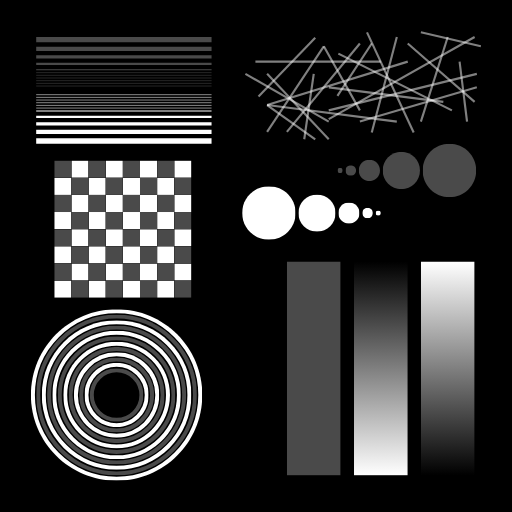
#> input picture source_images/Synthetic512.png, 512 x 512 px; the run also reads 1 picture not shown here
$ jupyter execute color_bar.ipynb
#> lines starting #> are read from the running program, lines starting #| are printed output that depends on the picture; long printed decimals are rounded
### optics.py
import numpy as np
import pandas as pd
import matplotlib.pyplot as plt
import skimage as ski

# [7 lines left out: function grating, not called in this run]

def normalize(arr):
    arr = arr - np.min(arr)
    arr = arr / np.max(arr)
    return arr

# [191 lines left out: functions gaussian_psf, square_lowpass, circle_lowpass, otf_incoherent, display_fourier, frc, not called in this run]

### color_bar.ipynb
[cell 1]
import numpy as np
import optics as op
import matplotlib.pyplot as plt
import skimage as ski
import os

[cell 2]
original = ski.color.rgb2gray(ski.io.imread('source_images/Synthetic512.png'))
#> original: shape (512, 512) float64; min 0, max 1, mean 0.185

img = ski.io.imread("output_images/poisson_noise/10percent_noise/tv_synthetic_grated_256_sim.tif")
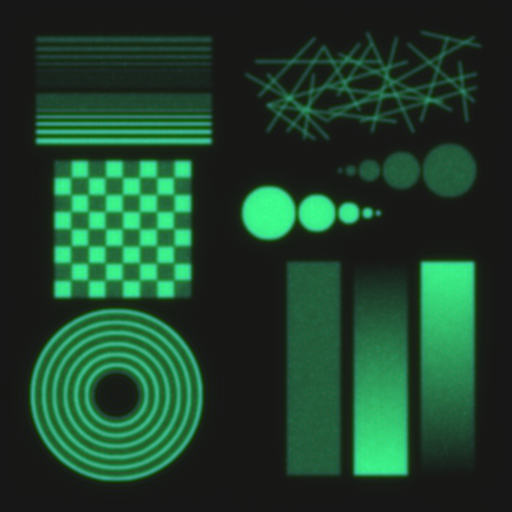
#> input picture output_images/poisson_noise/10percent_noise/tv_synthetic_grated_256_sim.tif, 512 x 512 px
#> img is the input picture: shape (512, 512, 3) float32; mean R, G, B 0.0224, 0.134, 0.0669
img1 = ski.io.imread("output_images/poisson_noise/10percent_noise/tv_synthetic_grated_256_sim_display.tif")
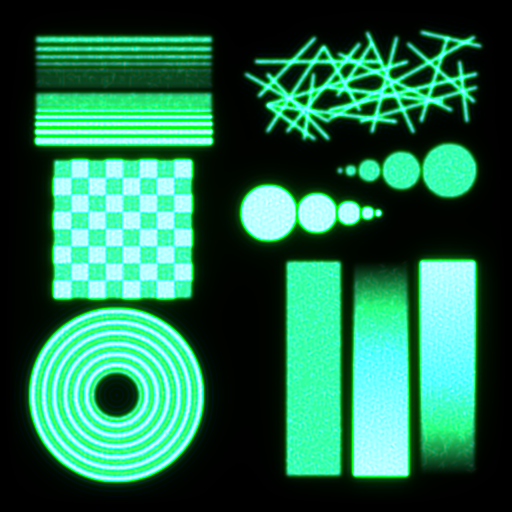
#> input picture output_images/poisson_noise/10percent_noise/tv_synthetic_grated_256_sim_display.tif, 512 x 512 px
#> img1 is the input picture: shape (512, 512, 3) uint16; mean R, G, B 9482.4, 28697.1, 20225.8
image = ski.util.img_as_uint(img) # uint16
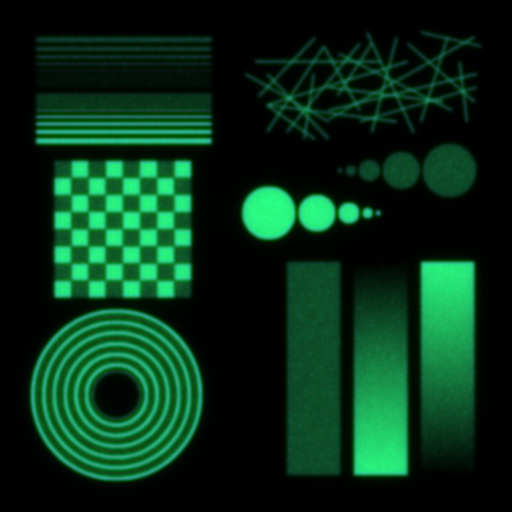
#> image: shape (512, 512, 3) uint16; mean R, G, B 1482.6, 8781.1, 4496.9; drawn with min black and max white
# image = img1

fig, ax = plt.subplots(1, 3, figsize=(15, 3.5))

ax[0].imshow(img[:, :, 0], cmap='gray')
ax[0].set_title('TV filter & 10% poisson noise (float)')
ax[0].axis('off')
plt.colorbar(ax[0].imshow(img[:, :, 0], cmap='gray'))

ax[1].imshow((image[:, :, 0]), cmap='gray')
ax[1].set_title('TV filter & 10% poisson noise (uint16)')
ax[1].axis('off')
plt.colorbar(ax[1].imshow((image[:, :, 0]), cmap='gray'))

ax[2].imshow(original, cmap='gray')
ax[2].set_title('Original Image')
ax[2].axis('off')
plt.colorbar(ax[2].imshow(original, cmap='gray'))

plt.show()

print(np.min(image[:, :, 0]), np.max(image[:, :, 0]), np.mean(image[:, :, 0]))
#| 0 10247 1482.632

imgnorm = op.normalize(image[:, :, 0])
#> in normalize, `arr = arr - np.min(arr)`:
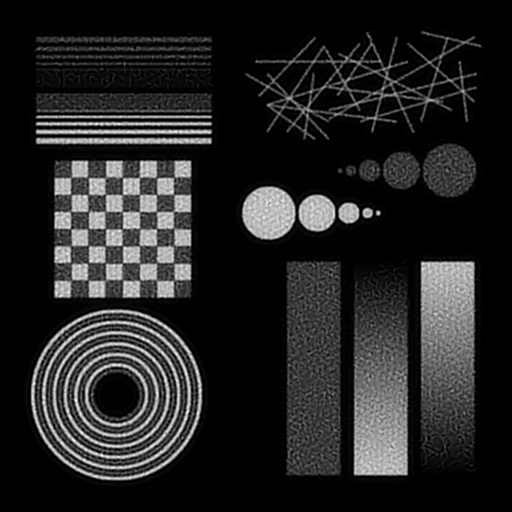
#> arr: shape (512, 512) uint16; min 0, max 10247, mean 1482.6; drawn with min black and max white
print(np.min(imgnorm), np.max(imgnorm), np.mean(imgnorm))
#| 0.0 1.0 0.1447
print(np.min(original), np.max(original), np.mean(original))
#| 0.0 1.0 0.1853

[cell 3]
fig, ax = plt.subplots(1, 3, figsize=(15, 3.5))
ax[0].hist(img[:, :, 0].flatten(), bins=64)
ax[0].set_title('TV filter & 10% poisson noise (float)')
ax[0].set_ylim(0, 180000)

ax[1].hist(imgnorm.flatten(), bins=64)
ax[1].set_title('TV filter & 10% poisson noise (uint16)')
ax[1].set_ylim(0, 180000)

ax[2].hist(original.flatten(), bins=64)
ax[2].set_title('Original Image')
ax[2].set_ylim(0, 180000)

plt.show()
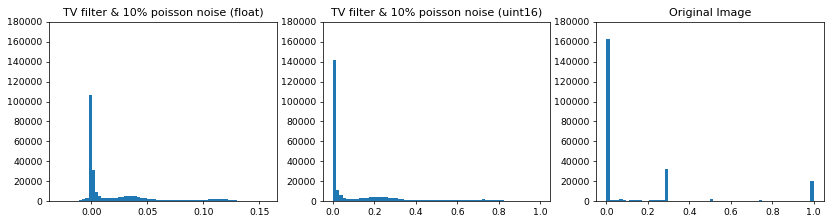
#> figure drawn by matplotlib, 3 panels; panel 1: tallest bar 106986 high, from x = -0.00248 to 0.00041; panel 2: tallest bar 141512 high, from x = 0 to 0.0156; panel 3: tallest bar 163073 high, from x = 0 to 0.0156

[cell 4]
fig4data = ski.io.imread("source_images/Figure4Data.tif")
fig4data_sim = ski.io.imread("source_images/Figure4Data_sim.tif")[:, :, 0]
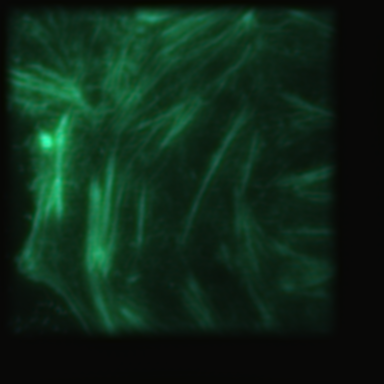
#> input picture source_images/Figure4Data_sim.tif, 384 x 384 px
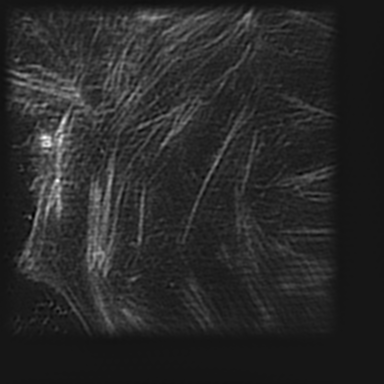
#> fig4data_sim: shape (384, 384) float32; min -994.6, max 10102.5, mean 803.4; drawn with min black and max white

# fig4data0 = np.mean(fig4data, axis=0)
fig4data0 = fig4data[0]
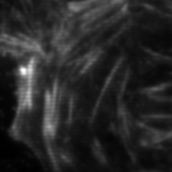
#> fig4data0: shape (172, 172) uint16; min 1186, max 65535, mean 11201; drawn with min black and max white
print(np.min(fig4data0), np.max(fig4data0), np.mean(fig4data0))
#| 1186 65535 11201.021
print(np.min(fig4data_sim), np.max(fig4data_sim), np.mean(fig4data_sim))
#| -994.573 10102.494 803.4398

plt.imshow(fig4data0, cmap='gray')
plt.title('Figure 4 Data')
plt.axis('off')
plt.colorbar(plt.imshow(fig4data0, cmap='gray'))
plt.show()

# fig4data_sim = op.normalize(fig4data_sim)
plt.imshow(fig4data_sim, cmap='gray')
plt.title('Figure 4 Data SIM')
plt.axis('off')
plt.colorbar(plt.imshow(fig4data_sim, cmap='gray'))
plt.show()
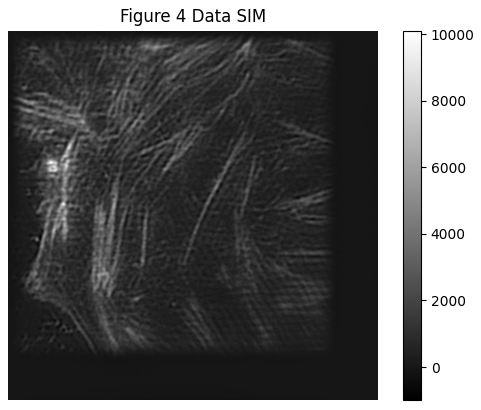
#> figure drawn by matplotlib, 2 panels

[cell 5]
fig, ax = plt.subplots(1, 2, figsize=(15, 5))
ax[0].hist(fig4data0.flatten(), bins=64)
ax[0].set_title('Raw data')
# ax[0].set_ylim(0, 180000)

ax[1].hist(fig4data_sim.flatten(), bins=64)
ax[1].set_title('SIM')
# ax[1].set_ylim(0, 180000)

plt.show()
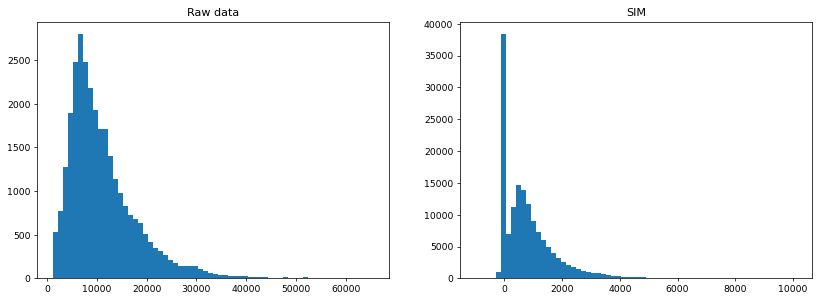
#> figure drawn by matplotlib, 2 panels; panel 1: tallest bar 2802 high, from x = 6213.3 to 7218.7; panel 2: tallest bar 38412 high, from x = -127.6 to 45.78
